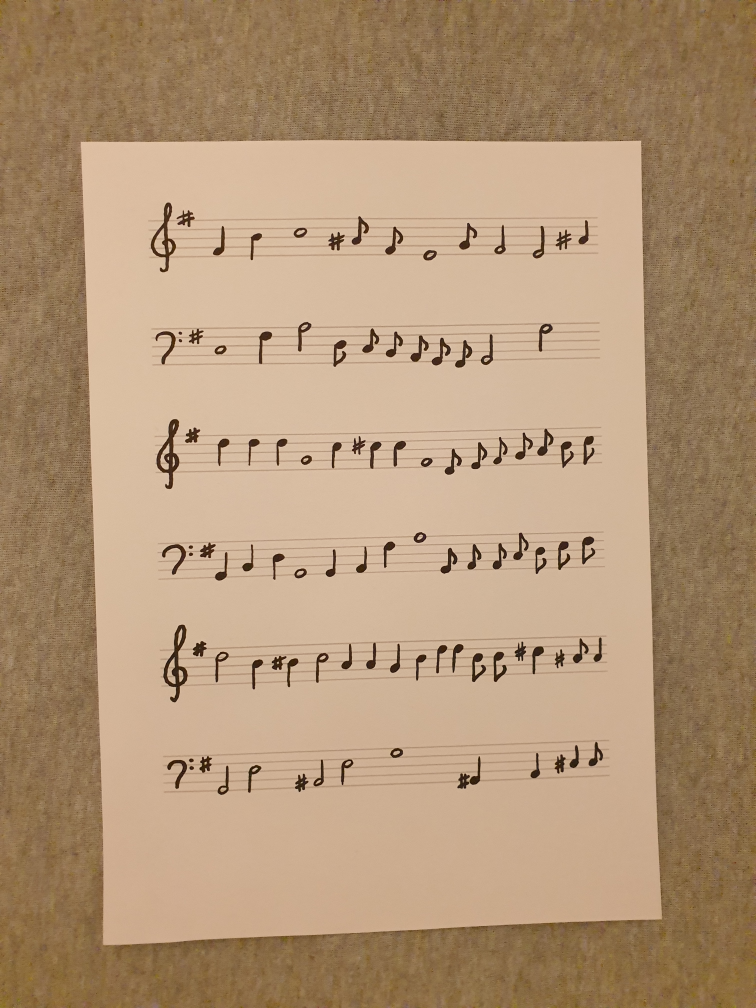
#> input picture new_input/1.jpg, 3024 x 4032 px (shown at 1/4 size)
$ python -i image.py   (imports and definitions only)
#> lines starting #> are read from the running program, lines starting #| are printed output that depends on the picture; after the words box and inside, x2 and y2 are one past the last pixel; in counts of white or black regions, pixels touching at a corner belong together
### utils.py
from skimage.filters import threshold_local
from collections import Counter
import numpy as np
import cv2
import imutils


class Utils:
    @staticmethod
    def calc_image_ratio(image, new_height):
        return image.shape[0] / float(new_height)

    @staticmethod
    def get_image_copy(image):
        return image.copy()

    @staticmethod
    def resize_image(image, new_height):
        return imutils.resize(image, height=new_height)

    # [43 lines left out: functions show_image, bw_image, measure_staff, not called in this run]

### image.py
import os
import cv2
import imutils
import numpy as np
from utils import Utils


class Image:

    def get_edges(self, image):
        image = cv2.cvtColor(image, cv2.COLOR_BGR2GRAY)
        image = cv2.medianBlur(image, ksize=3)
        image = cv2.GaussianBlur(image, (5, 5), 0)
        image = cv2.Canny(image, 30, 200)
        return image

    def prepare_cont(self, image, cont_image):
        contours = cv2.findContours(cont_image.copy(), cv2.RETR_LIST, cv2.CHAIN_APPROX_SIMPLE)
        contours = imutils.grab_contours(contours)
        contours = sorted(contours, key=cv2.contourArea, reverse=True)[:5]
        screen_cnt = None
        for c in contours:
            peri = cv2.arcLength(c, True)
            approx = cv2.approxPolyDP(c, 0.02 * peri, True)

            if len(approx) == 4:
                screen_cnt = approx
                break
        cv2.drawContours(image, [screen_cnt], -1, (255, 0, 0), 3)
        return screen_cnt

    def order_points(self, tab):
        sq = np.zeros((4, 2), dtype="float32")

        tmp = tab.sum(axis=1)
        sq[0] = tab[np.argmin(tmp)]
        sq[2] = tab[np.argmax(tmp)]

        tmp = np.diff(tab, axis=1)
        sq[1] = tab[np.argmin(tmp)]
        sq[3] = tab[np.argmax(tmp)]

        return sq

    def max_dimension(self, tr, tl, br, bl):
        width_top = np.sqrt(((tr[0] - tl[0]) ** 2) + ((tr[1] - tl[1]) ** 2))
        width_bottom = np.sqrt(((br[0] - bl[0]) ** 2) + ((br[1] - bl[1]) ** 2))
        return min(int(width_top), int(width_bottom))

    def four_point_transform(self, image, pts):
        rect = self.order_points(pts)
        (tl, tr, br, bl) = rect
        max_width = self.max_dimension(tr, tl, br, bl)
        max_height = self.max_dimension(tl, bl, tr, br)

        dst = np.array([[0, 0], [max_width-1, 0], [max_width-1, max_height-1], [0, max_height-1]], dtype="float32")
        matrix = cv2.getPerspectiveTransform(rect, dst)
        cut_image = cv2.warpPerspective(image, matrix, (max_width, max_height))
        return cut_image

    def extract_paper(self, image, org_image):
        edges = self.get_edges(image)
        cont = self.prepare_cont(image, edges)
        image = self.four_point_transform(org_image, cont.reshape(4, 2) * Utils.calc_image_ratio(org_image, 1000))
        return image

    def get_paper(self, file):
#> called with file = 'new_input/1.jpg'
        image = cv2.imread(file)
#> image is the input picture: shape (4032, 3024, 3); mean B, G, R 118.7, 149.3, 177.9
        org_image = image.copy()
        name = os.path.splitext(os.path.basename(file))[0]
        print(name)
        prepared_img = Utils.resize_image(image, 1000)
#> in resize_image, `return imutils.resize(image, height=new_height)`:
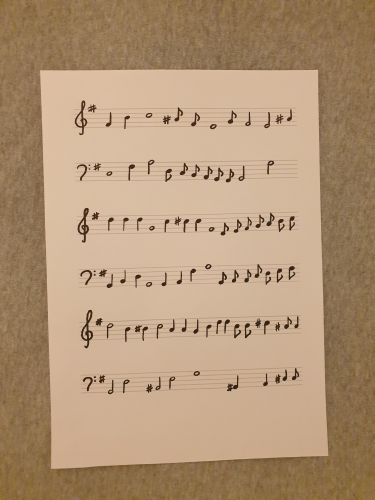
#> returned value: shape (1000, 750, 3) (shown at 1/2 size); mean of channels 0, 1, 2 118.7, 149.3, 177.9; drawn as B, G, R
        extracted_paper = self.extract_paper(prepared_img, org_image)
#> in get_edges, `image = cv2.cvtColor(image, cv2.COLOR_BGR2GRAY)`:
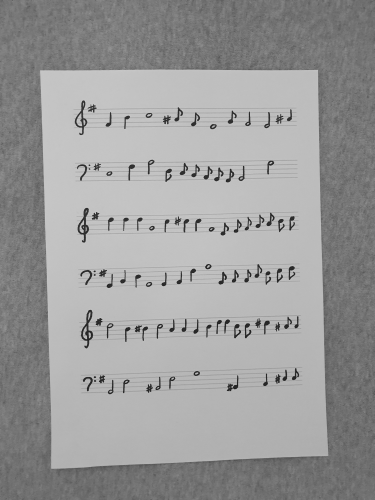
#> image: shape (1000, 750) (shown at 1/2 size); min 19, max 210, mean 154.5
#> in get_edges, `image = cv2.Canny(image, 30, 200)`:
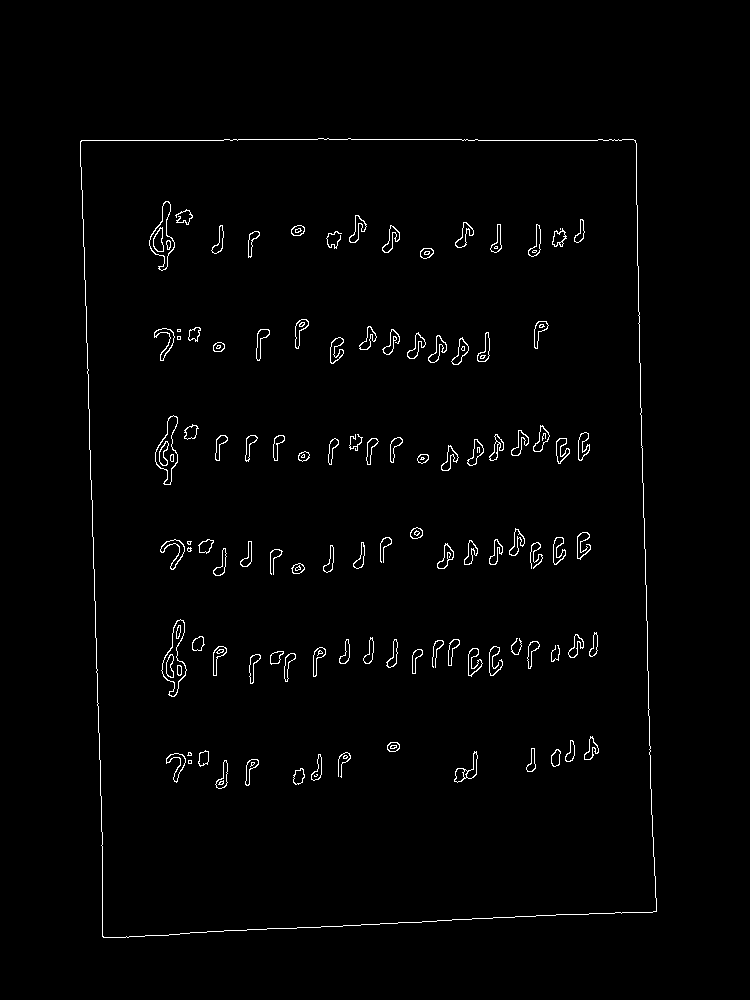
#> image: shape (1000, 750); 1.5% white in thin lines or dots, all inside (x1, y1, x2, y2) = (80, 138, 657, 938)
#> in prepare_cont, `contours = cv2.findContours(cont_image.copy(), cv2.RETR_LIST, cv2.CHAI..`: contours = 252 contours, 65 with area under 20; largest, box (x1, y1, x2, y2) and area: (80, 138, 657, 938) 432892, (80, 138, 657, 938) 432888, (161, 619, 187, 697) 884, (161, 619, 187, 697) 842, (155, 415, 178, 485) 768
#> in prepare_cont, `contours = sorted(contours, key=cv2.contourArea, reverse=True)[:5]`: contours = 5 contours; box (x1, y1, x2, y2) and area: (80, 138, 657, 938) 432892, (80, 138, 657, 938) 432888, (161, 619, 187, 697) 884, (161, 619, 187, 697) 842, (155, 415, 178, 485) 768
#> the loop in prepare_cont, `for c in contours:` made 1 pass
#> (peri, screen_cnt) on pass 1: (2726.8, [[81, 140], [102, 936], [656, 911], [635, 140]])
#> in prepare_cont, `cv2.drawContours(image, [screen_cnt], -1, (255, 0, 0), 3)`:
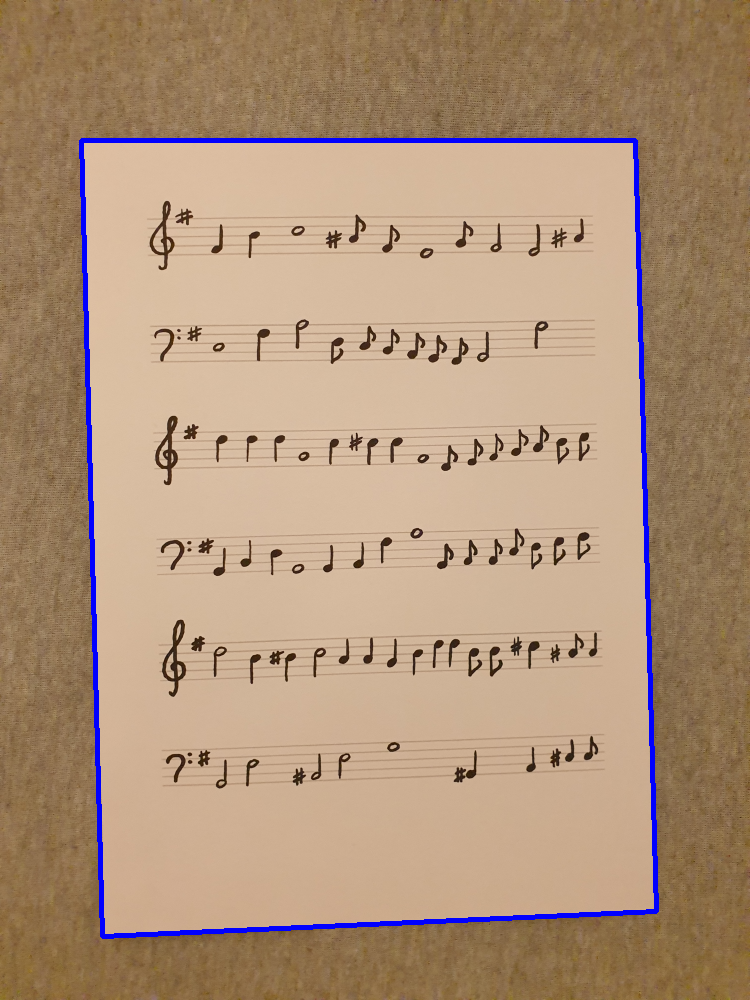
#> image: shape (1000, 750, 3); 1.78% of pixels changed, all inside (x1, y1, x2, y2) = (79, 138, 659, 939)
#> in extract_paper, `cont = self.prepare_cont(image, edges)`: cont = [[81, 140], [102, 936], [656, 911], [635, 140]]
#> in order_points, `tmp = tab.sum(axis=1)`: tmp = [891.1, 4185.2, 6318.1, 3124.8]
#> in order_points, `tmp = np.diff(tab, axis=1)`: tmp = [237.9, 3362.7, 1028.2, -1995.8]
#> in four_point_transform, `rect = self.order_points(pts)`: rect = [[326.6, 564.5], [2560.3, 564.5], [2645, 3673.2], [411.3, 3774]]
#> in four_point_transform, `(tl, tr, br, bl) = rect`: tl = [326.6, 564.5]; tr = [2560.3, 564.5]; br = [2645, 3673.2]; bl = [411.3, 3774]
#> in max_dimension, `width_top = np.sqrt(((tr[0] - tl[0]) ** 2) + ((tr[1] - tl[1]) ** 2))`: width_top = 2233.7
#> in max_dimension, `width_bottom = np.sqrt(((br[0] - bl[0]) ** 2) + ((br[1] - bl[1]) ** 2))`: width_bottom = 2236
#> in four_point_transform, `max_width = self.max_dimension(tr, tl, br, bl)`: max_width = 2233
#> in four_point_transform, `max_height = self.max_dimension(tl, bl, tr, br)`: max_height = 3109
#> in four_point_transform, `dst = np.array([[0, 0], [max_width-1, 0], [max_width-1, max_height-1],..`: dst = [[0, 0], [2232, 0], [2232, 3108], [0, 3108]]
#> in four_point_transform, `matrix = cv2.getPerspectiveTransform(rect, dst)`: matrix = [[0.964, -0.0254, -300.4], [2.68e-16, 0.966, -545], [-1.4e-05, 7.5e-07, 1]]
#> in four_point_transform, `cut_image = cv2.warpPerspective(image, matrix, (max_width, max_height))`:
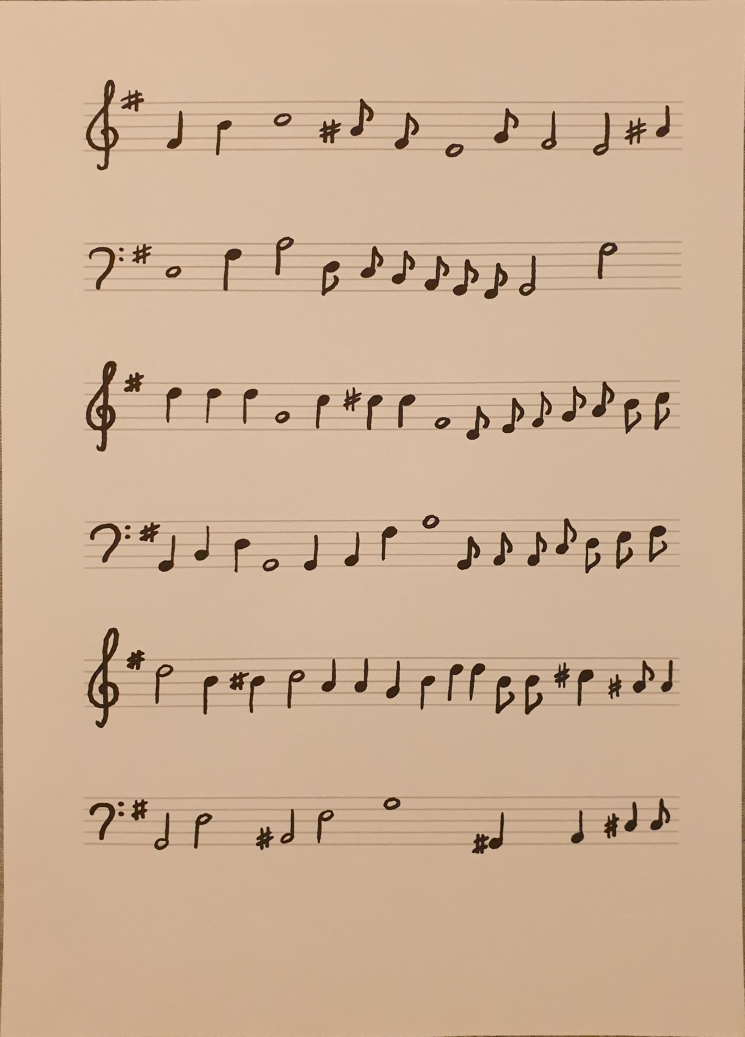
#> cut_image: shape (3109, 2233, 3) (shown at 1/3 size); mean B, G, R 148.8, 176.1, 204.6
        return name, extracted_paper

>>> result = Image().get_paper('new_input/1.jpg')

$ run again, on new_input/5.jpg
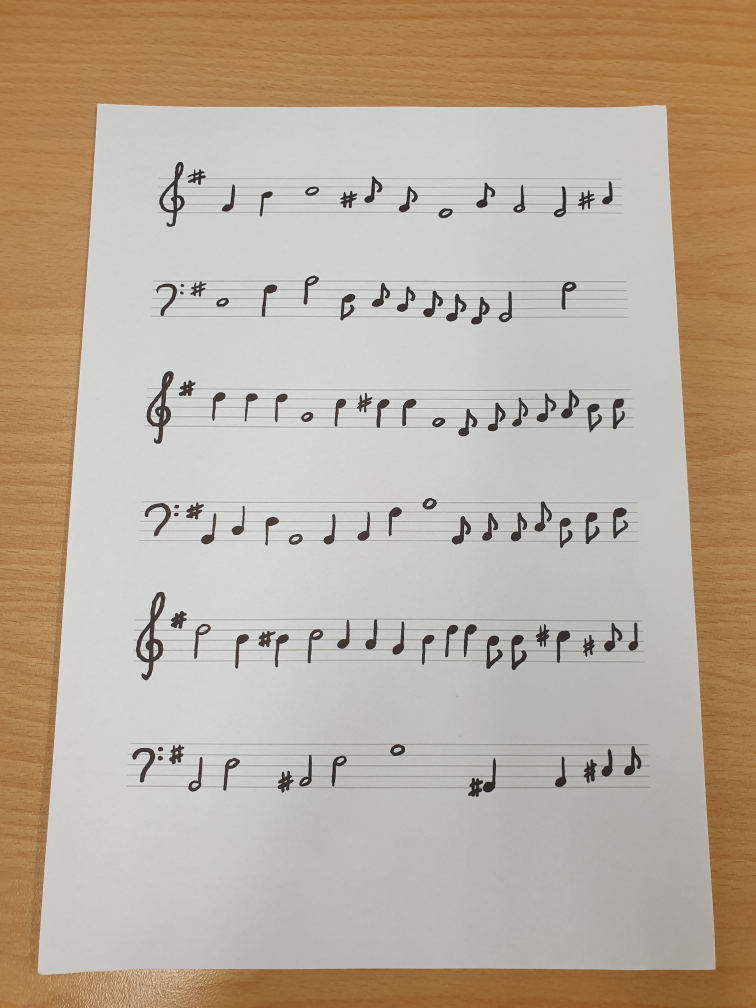
#> input picture new_input/5.jpg, 3024 x 4032 px (shown at 1/4 size)
#> in get_paper, image is the input picture: shape (4032, 3024, 3); mean B, G, R 156.1, 172.7, 186.7
#> in get_edges, `image = cv2.Canny(image, 30, 200)`:
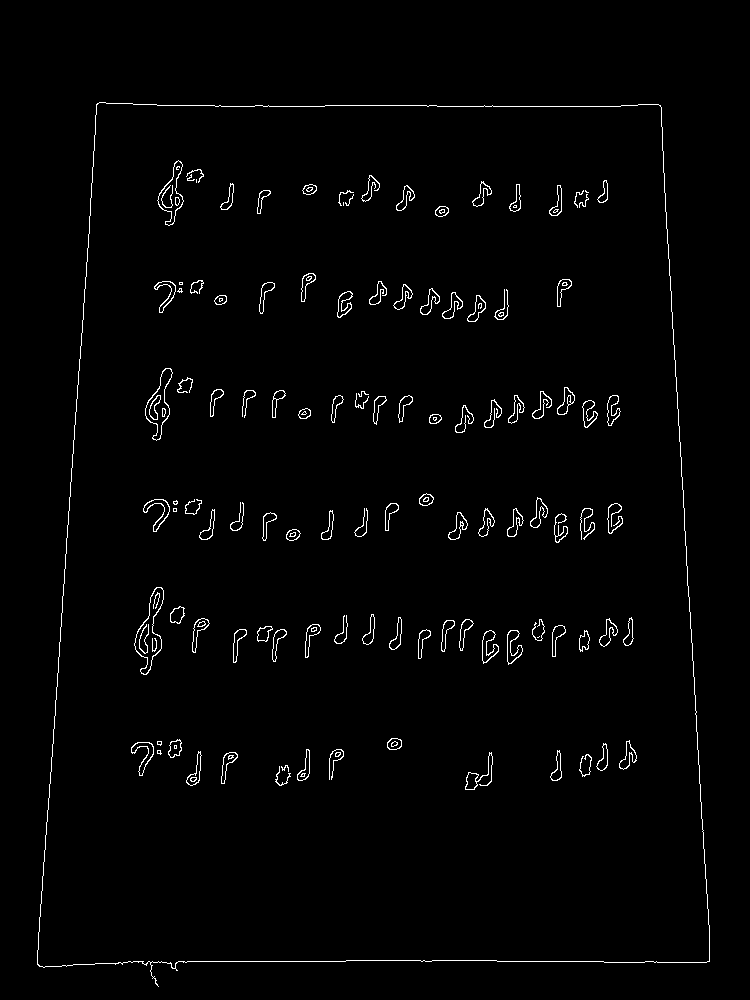
#> image: shape (1000, 750); 1.6% white in thin lines or dots, all inside (x1, y1, x2, y2) = (37, 102, 710, 987)
#> in prepare_cont, `contours = cv2.findContours(cont_image.copy(), cv2.RETR_LIST, cv2.CHAI..`: contours = 245 contours, 83 with area under 20; largest, box (x1, y1, x2, y2) and area: (37, 102, 710, 987) 529054, (37, 102, 710, 969) 529032, (134, 587, 164, 675) 1122, (134, 587, 164, 675) 1071, (145, 368, 173, 441) 854
#> in prepare_cont, `contours = sorted(contours, key=cv2.contourArea, reverse=True)[:5]`: contours = 5 contours; box (x1, y1, x2, y2) and area: (37, 102, 710, 987) 529054, (37, 102, 710, 969) 529032, (134, 587, 164, 675) 1122, (134, 587, 164, 675) 1071, (145, 368, 173, 441) 854
#> the loop in prepare_cont, `for c in contours:` made 1 pass
#> (peri, screen_cnt) on pass 1: (3111.7, [[97, 103], [37, 964], [709, 961], [660, 105]])
#> cont = [[97, 103], [37, 964], [709, 961], [660, 105]]
#> in order_points, `tmp = tab.sum(axis=1)`: tmp = [806.4, 4036, 6733.4, 3084.5]
#> in order_points, `tmp = np.diff(tab, axis=1)`: tmp = [24.19, 3737.7, 1016.1, -2237.8]
#> rect = [[391.1, 415.3], [2661.1, 423.4], [2858.7, 3874.8], [149.2, 3886.8]]
#> tl = [391.1, 415.3]; tr = [2661.1, 423.4]; br = [2858.7, 3874.8]; bl = [149.2, 3886.8]
#> width_top = 2270
#> width_bottom = 2709.5
#> max_width = 2270
#> max_height = 3457
#> dst = [[0, 0], [2269, 0], [2269, 3456], [0, 3456]]
#> matrix = [[1.02, 0.0708, -427], [-0.00432, 1.22, -503.1], [-2.56e-06, 5.7e-05, 1]]
#> in four_point_transform, `cut_image = cv2.warpPerspective(image, matrix, (max_width, max_height))`:
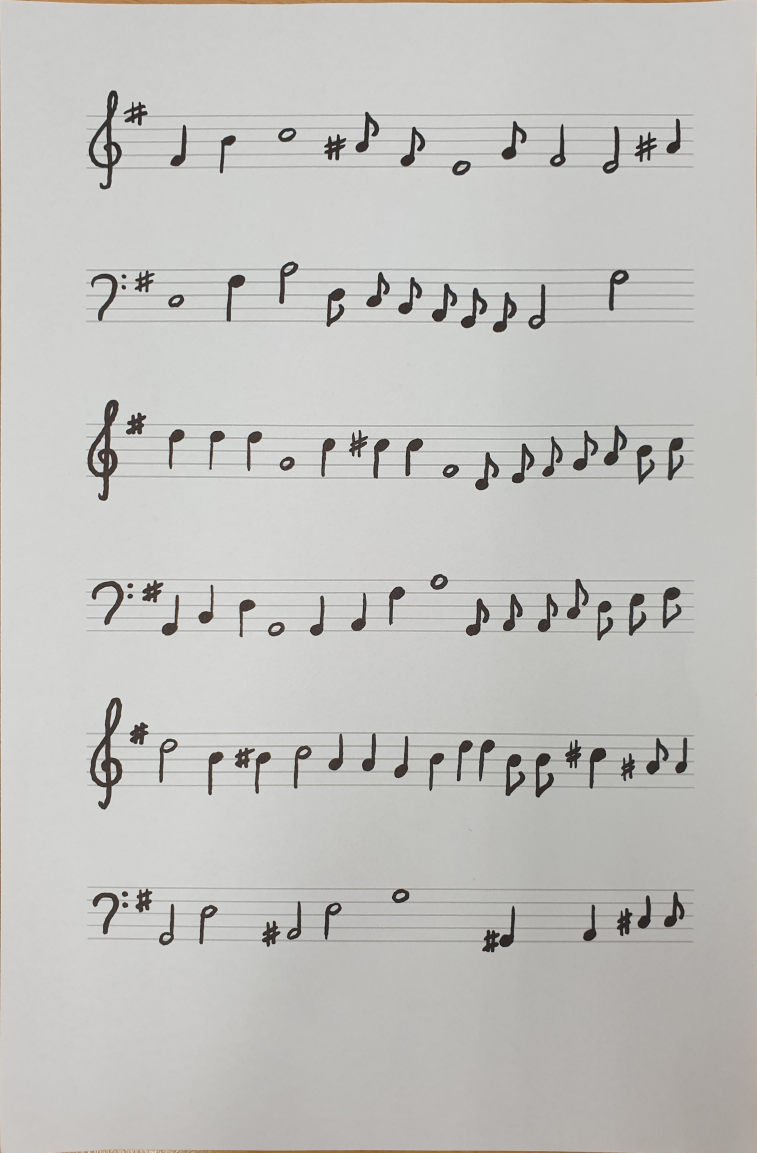
#> cut_image: shape (3457, 2270, 3) (shown at 1/3 size); mean B, G, R 190.9, 193.8, 194.5
